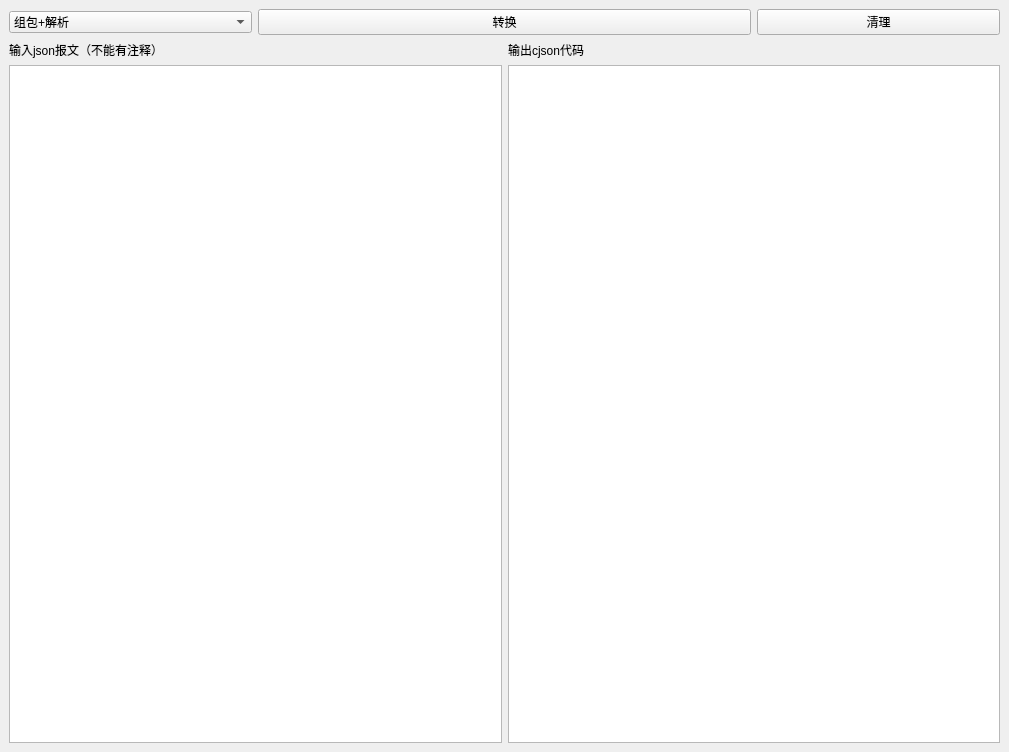
<?xml version="1.0" encoding="UTF-8"?>
<ui version="4.0">
 <class>MainWindow</class>
 <widget class="QMainWindow" name="MainWindow">
  <property name="geometry">
   <rect>
    <x>0</x>
    <y>0</y>
    <width>1009</width>
    <height>752</height>
   </rect>
  </property>
  <property name="windowTitle">
   <string>MainWindow</string>
  </property>
  <widget class="QWidget" name="centralwidget">
   <layout class="QGridLayout" name="gridLayout">
    <item row="0" column="3">
     <widget class="QPushButton" name="pushButton_2">
      <property name="text">
       <string>清理</string>
      </property>
     </widget>
    </item>
    <item row="0" column="1" colspan="2">
     <widget class="QPushButton" name="pushButton">
      <property name="text">
       <string>转换</string>
      </property>
     </widget>
    </item>
    <item row="1" column="0">
     <widget class="QLabel" name="label">
      <property name="text">
       <string>输入json报文（不能有注释）</string>
      </property>
     </widget>
    </item>
    <item row="2" column="0" colspan="2">
     <widget class="QPlainTextEdit" name="plainTextEdit"/>
    </item>
    <item row="2" column="2" colspan="2">
     <widget class="QPlainTextEdit" name="plainTextEdit_2"/>
    </item>
    <item row="0" column="0">
     <widget class="QComboBox" name="comboBox">
      <item>
       <property name="text">
        <string>组包+解析</string>
       </property>
      </item>
      <item>
       <property name="text">
        <string>组包</string>
       </property>
      </item>
      <item>
       <property name="text">
        <string>解析</string>
       </property>
      </item>
     </widget>
    </item>
    <item row="1" column="2">
     <widget class="QLabel" name="label_2">
      <property name="text">
       <string>输出cjson代码</string>
      </property>
     </widget>
    </item>
   </layout>
  </widget>
 </widget>
 <resources/>
 <connections>
  <connection>
   <sender>pushButton_2</sender>
   <signal>clicked()</signal>
   <receiver>plainTextEdit</receiver>
   <slot>clear()</slot>
   <hints>
    <hint type="sourcelabel">
     <x>793</x>
     <y>25</y>
    </hint>
    <hint type="destinationlabel">
     <x>405</x>
     <y>153</y>
    </hint>
   </hints>
  </connection>
  <connection>
   <sender>pushButton</sender>
   <signal>clicked()</signal>
   <receiver>MainWindow</receiver>
   <slot>do_translate()</slot>
   <hints>
    <hint type="sourcelabel">
     <x>635</x>
     <y>18</y>
    </hint>
    <hint type="destinationlabel">
     <x>563</x>
     <y>0</y>
    </hint>
   </hints>
  </connection>
  <connection>
   <sender>pushButton_2</sender>
   <signal>clicked()</signal>
   <receiver>plainTextEdit_2</receiver>
   <slot>clear()</slot>
   <hints>
    <hint type="sourcelabel">
     <x>907</x>
     <y>28</y>
    </hint>
    <hint type="destinationlabel">
     <x>857</x>
     <y>83</y>
    </hint>
   </hints>
  </connection>
 </connections>
 <slots>
  <slot>do_translate()</slot>
 </slots>
</ui>
